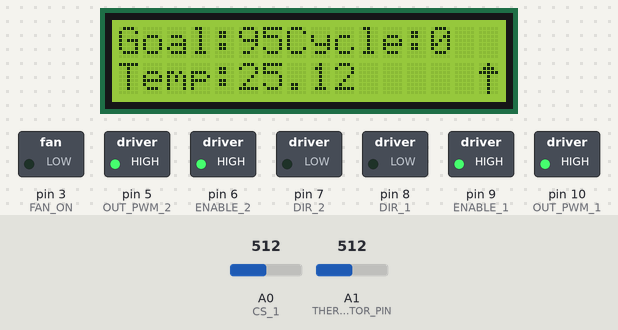
This sketch was run on a simulated Arduino Uno, built with avr-gcc and run on an emulated ATmega328P. On the bench: 16×2 character LCD, switched loads named in the sketch (green lamp = pin HIGH). The inputs (shaded band) are chosen by the test bench; at power-on: A1 (THERMISTOR_PIN) = 512, A0 (CS_1) = 512. What the sketch prints to the serial monitor is not drawn.

Above: at 1.2 s.
1.3 s: A1 (THERMISTOR_PIN) set to 1023
At 2.5 s:
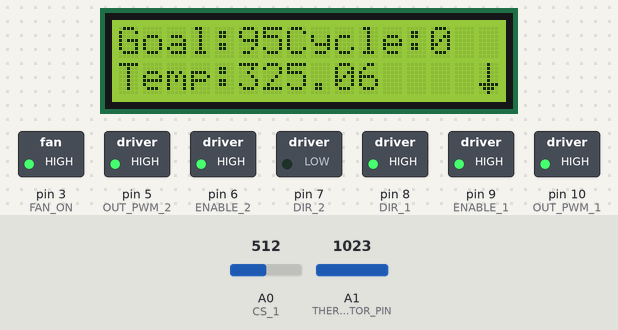
2.8 s: A1 (THERMISTOR_PIN) set to 970
At 3.5 s:
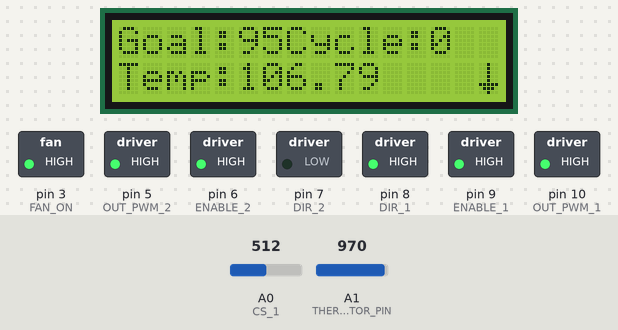
4.3 s: A1 (THERMISTOR_PIN) set to 954
At 4.8 s:
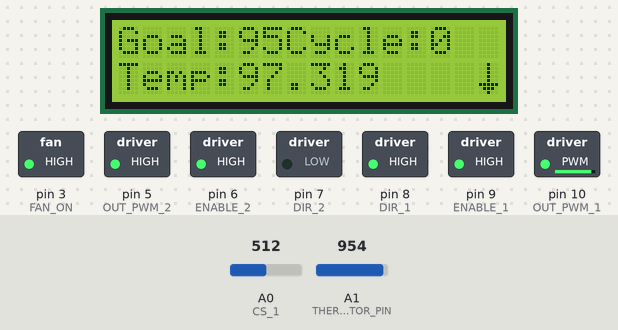
5.8 s: A1 (THERMISTOR_PIN) set to 900
At 7.1 s:
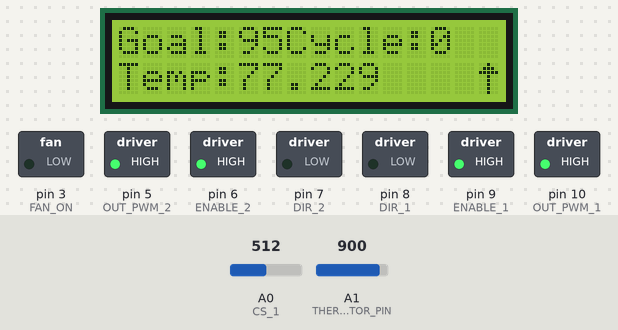
Timing chart, 0 to 32.8 s (numbered marks = the images above; inputs shaded):
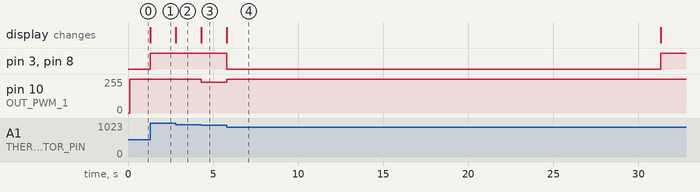

Measured:
- after the input at 1.3 s, pin 3 (FAN_ON), pin 8 (DIR_1): LOW → HIGH at once; the display: changes at once (image 1)
- after the input at 2.8 s, the display: changes at once (image 2)
- after the input at 4.3 s, pin 10 (OUT_PWM_1): 255/255 → 230/255 at once; the display: changes at once (image 3)
- after the input at 5.8 s, pin 3 (FAN_ON), pin 8 (DIR_1): HIGH → LOW at once, → HIGH 25.5 s later; pin 10 (OUT_PWM_1): 230/255 → 255/255 after 0.01 s instead of 25.5 s; the display: changes at once (image 4)

The sketch:

PCRwithLCD.ino
```cpp
/******
Author:      Noah Meurs
Start Date:  11/08/14
Project:     PCR Thermocycler Controller
Club:        Engineering World Health

Last Updated: 07/20/16
*******/


/****************************************BEGIN LIBRARIES*************************************************/

#include <Wire.h>
#include <LCD.h>
#include <LiquidCrystal_I2C.h>
#include <PID.h> //stores PID libraries and functions
#include "PCR_Thermocycler.h" //Our Header File

/****************************************END LIBRARIES**************************************************/

/*****************************************BEGIN DEFINE STATEMENTS*************************************/

/*******PIN ASSIGNMENT FOR PCB*******/

#define THERMISTOR_PIN A1   //Thermistor Pin on Arduino code

#define THERMISTOR_PIN_2 A2 //Not in use currently

#define OUT_PWM_1 10  //pwm for motor driver 1
#define ENABLE_1 9    //turn on motor 1
#define DIR_1 8       //set heat or cool for motor 1
#define CS_1 A0       //Current sense for motor 1

#define OUT_PWM_2 5   //pwm for motor driver 2
#define ENABLE_2 6    //turn on motor 2
#define DIR_2 7       //set heat or cool for motor 2
#define CS_2 A1       //Current sense for motor 2

#define EN_PIN  4
#define RW_PIN  5
#define RS_PIN  6
#define D4_PIN  0
#define D5_PIN  1
#define D6_PIN  2
#define D7_PIN  3

/*********LED ASSIGNMENT VALUES**********/
#define  LED_OFF  0
#define  LED_ON  1

/*********TEMPERATURES FOR EACH STEP********/

#define TEMPERATURE_STEP_1 95 //first step at 95C of 30 seconds
#define TEMPERATURE_STEP_2 50 //second step at 50C of 30 seconds
#define TEMPERATURE_STEP_3 72 //third step at 72C of 1 minute and hold for 10 minutes at end
#define TEMPERATURE_STEP_4 4  //final temperature at 4C to hold


/*********TIME DELAYS FOR EACH TEMPERATURE***********/

#define DELAY_FOR_TEMPERATURE_1 30000 //length of time at temperature 1 (30 seconds)
#define DELAY_FOR_TEMPERATURE_2 30000 //length of time at temperature 2 (30 seconds)
#define DELAY_FOR_TEMPERATURE_3 60000 //length of time at temperature 3 (60 seconds)
#define DELAY_FOR_TEMPERATURE_4 1000  //length of time at temperature 4 (placeholder only, holds indefinitely)

#define THERMISTOR_A 1.14307881
#define THERMISTOR_B 2.31852171
#define THERMISTOR_C 0.9649561035

/*********PID VALUES***********/

#define P95 100  //13
#define I95 0  //.1
#define D95 10  //0
#define A95 1500   //1500
#define P50 100  //10
#define I50 0  //.01
#define D50 10  //0
#define A50 11000   //11000
#define P72 100  //13
#define I72 0  //.1
#define D72 10  //0
#define A72 1000  //1000


#define TEMPERATURE_TOLERANCE 2

#define NUMBER_OF_CYCLES 105          // One cycle per temperature, so 3*number of cycles

#define DELAY_BETWEEN_READINGS 1000   //Delay between readings in milliseconds

#define I2C_ADDR    0x38              // Define I2C Address for LCD

#define BACKLIGHT_PIN  7

#define FAN_ON 3

#define MOTOR_DRIVER_RESISTANCE 0.16  //The internal current sense resistor for the Pololu motor driver is 0.16 Ohm

#define ONBOARD_RESISTANCE 9950       //Value of the onboard resistor

#define MAX_OUTPUT_VOLTAGE 255


/***********************************END DEFINE STATEMENTS********************************/


// initialize the library with the numbers of the interface pins
LiquidCrystal_I2C  lcd(I2C_ADDR, EN_PIN, RW_PIN, RS_PIN, D4_PIN, D5_PIN, D6_PIN, D7_PIN);


/********PID ALGORITHM*********/

//NM: First array cell is the temp setpoint
PID_params par = {80, 0, 0, 0, 0, 0, 12.5, 0.1, 0, 1200};


/****
  struct PID_params {par->integral =
  double set; par->set
  double input;
  double output;
  double accumulated;
  double previous;
  double error;

  double proportional; (6)
  double integral;
  double derivative;

  double accLimit;
  *****/


//enables PID functions
PID pid = PID( & par);


/******NOTE: Commented Values Indicate What Gillie and Noah have calibrated so far********/


/**
 * Calls on PID Controller to Regulate current to thermocycler heating system.
 * @param   int tempGoal    Final temperature for the heating system to reach.
 * @param   int isHolding     Flag indicates whether temperature is currently holding
 */
void changeCurrent(int tempGoal, int isHolding) {
  double temp = Thermistor(analogRead(THERMISTOR_PIN));
  double ThermistorReading = analogRead(THERMISTOR_PIN);

  //Displays temperature on LCD
  showTemp(temp);

  //Inputs temp as current reading for PID
  pid.setInput(temp);

  //Calls PID Calculation
  pid.process(millis());

  //Records output of PID to set output voltage (1-5V on a scale of 0-255)
  long v_out = pid.getOutput();

  chooseHeatOrCool(v_out);

//Maxes output voltage at 255
  v_out = min(abs(v_out), MAX_OUTPUT_VOLTAGE);

//Sets output of Arduino to PID output
  analogWrite(OUT_PWM_1, v_out);

//Read the current sense data from motor 1
  double current_1_vsense = (5.0 / 1024.0) * analogRead(CS_1);


//Converts current_1_vsense to actual voltage value.
  double current_1 = current_1_vsense / MOTOR_DRIVER_RESISTANCE;


  printValues(temp, v_out, tempGoal, isHolding);
}


/**
 * Determines whether to heat or cool solution based on output voltage.
 * If
 * @param   long  v_out           The output voltage
 */
void chooseHeatOrCool(long v_out) {
  if (v_out < 0)
    cool();
  else
    heat();
}

/**
 * Attempts to reach desired temperature
 * @param   int     tempGoal    Final temperature to reach
 * @param   long  delayHold    Length of time to remain at final temperature
 */
void reachTemp(int tempGoal, long delayHold) {
  boolean isHeating;
  int currentTemp;

  pid.setSetPoint(tempGoal); //sets the final temperature goal for the PID

  currentTemp = Thermistor(analogRead(THERMISTOR_PIN)); //reads temperature

  isHeating = currentTemp < tempGoal; //isHeating is a 0 if cooling, 1 if heating

  while ((currentTemp < tempGoal - TEMPERATURE_TOLERANCE && isHeating == true) || (currentTemp > tempGoal + TEMPERATURE_TOLERANCE && isHeating == false)) {
    changeCurrent(tempGoal, 0); //Changes PWM current delivery based on PID
    currentTemp = Thermistor(analogRead(THERMISTOR_PIN));

    //Clears PID on the first time heating up
    static boolean isFirstHeating = true;

    if (isFirstHeating == true && tempGoal - currentTemp < 23) {
      pid.clearPID();
      isFirstHeating = 0;
    }

  }

  unsigned long desiredTime = millis() + delayHold;

//keep temperature at temp goal until delay is reached
  while (millis() < desiredTime) {
    changeCurrent(tempGoal, 1);
  }
  //Temperature Reached
}

/**
 * Converts Thermistor values to temperature reading
 * @param double RawADC Raw ADC value from thermistor
 */
float Thermistor(double RawADC) {
//Temp on 5/21/16 from Thermistor Datasheet plugged in to thermistor website linked on drive
  double A = THERMISTOR_A * pow(10, -3);
  double B = THERMISTOR_B * pow(10, -4);
  double C =  THERMISTOR_C * pow(10, -7);

  double voltage = convertADCToVoltage(RawADC);
  long double logResist = log(voltage * ONBOARD_RESISTANCE / (5 - voltage));
  double Temp = 1 / (A + B * logResist + C * pow(logResist, 3)) - 273.15;
  return Temp;
}

/**
 * Converts Raw ADC value to thermistor voltage
 * @param   double    RawADC                   The Raw ADC value
 * @return   double    thermistorVoltage    The voltage across the thermistor
 */
double convertADCToVoltage(double RawADC) {
  double resistorVoltage = RawADC * 5.0 / 1024.0; //Voltage Across Resistor
  double thermistorVoltage = 5 - resistorVoltage; //Voltage Across Thermistor

  return thermistorVoltage;
}


/**
 * Heats the thermocycler
 */
void heat() {
  digitalWrite(DIR_1, LOW);
  digitalWrite(FAN_ON, LOW);
  lcd.setCursor (15, 1); //sets cursor to top right corner
  lcd.write (byte(0)); //prints up arrow
}
/**
 * Cools the thermocycler
 */
void cool() {
  digitalWrite (DIR_1, HIGH);
  digitalWrite(FAN_ON, HIGH);
  lcd.setCursor (15, 1); //sets cursor to top right corner
  lcd.write (byte(1)); //prints down arrow
}

void setPIDValues(double P, double I, double D, double A) {
  pid.setProportional(P);
  pid.setIntegral(I);
  pid.setDerivative(D);
  pid.setAccLimit(A);
}

/**
 * Runs the three-step PCR process for an inputted number of cycles
 * @param     cycleNum    The total number of cycles.
 */
void runCycles() {
  static int cycleNum = 0;

  //Displays the current cycle being run.
  showCycle(cycleNum);

  if (cycleNum < NUMBER_OF_CYCLES) {

    //STEP 1
    setPIDValues(P95, I95, D95, A95);

    showGoal(TEMPERATURE_STEP_1);//On LCD

    reachTemp(TEMPERATURE_STEP_1, DELAY_FOR_TEMPERATURE_1);

    cycleNum++;

    showCycle(cycleNum); //for debugging purposes

    pid.clearPID();  //clear out accumulated error, error, input and previous


    //STEP 2
    setPIDValues(P50, I50, D50, A50);

    showGoal(TEMPERATURE_STEP_2);//On LCD

    reachTemp(TEMPERATURE_STEP_2, DELAY_FOR_TEMPERATURE_2);

    cycleNum++;

    showCycle(cycleNum);

    pid.clearPID();

    //STEP 3
    setPIDValues(P72, I72, D72, A72);

    showGoal(TEMPERATURE_STEP_3);//On LCD

    reachTemp(TEMPERATURE_STEP_3, DELAY_FOR_TEMPERATURE_3);

    cycleNum++;

    showCycle(cycleNum);

    pid.clearPID();
  }

  //HOLDING TEMPERATURE STAGE
  if (cycleNum == NUMBER_OF_CYCLES) {
    showGoal(TEMPERATURE_STEP_4);//On LCD

    reachTemp(TEMPERATURE_STEP_4, DELAY_FOR_TEMPERATURE_4);
  }
}


/**
 * Initializes the pins of the board.
 */
void initializePins() {
  pinMode(ENABLE_2, OUTPUT);
  pinMode(OUT_PWM_2, OUTPUT);
  pinMode(DIR_2, OUTPUT);

  digitalWrite(ENABLE_2, HIGH); //Turn on heated lid
  digitalWrite(OUT_PWM_2, HIGH); //Max power to heated lid
  digitalWrite(DIR_2, LOW); //Heated lid powered forward (probably doesn't matter)

  pinMode(ENABLE_1, OUTPUT);
  pinMode(OUT_PWM_1, OUTPUT);
  pinMode(DIR_1, OUTPUT);

  digitalWrite(ENABLE_1, HIGH); //Turn on Peltier heater

  pinMode(FAN_ON, OUTPUT);
}

/**
 * Prints values from device to either the Serial Monitor or the PLX-DAQ
 * @param temp            current temperature
 * @param v_out           current output voltage
 * @param tempGoal     desired final temperature
 * @param isHolding     boolean for holding stage.
 */
void printValues(double temp, long v_out, int tempGoal, int isHolding) {
  static unsigned long long lastprint = 0; //Only initializes the first time; keeps track of time

  const static boolean canPrintToPLXDAQ = false; //0 for readable printing, 1 for PLX-DAQ

  if ((millis() - lastprint) > DELAY_BETWEEN_READINGS) {
    lastprint = millis();
    if (canPrintToPLXDAQ == false)
      printToSerial(temp, v_out);
    else if (canPrintToPLXDAQ == true)
      printToPLXDAQ(temp, v_out, pid.getOutput(), tempGoal, isHolding, par.proportional);
  }
}

/**
 * Initializes pins on PCB and print data
 */
void setup() {
  initializeSerial();
  initializeLCD();
  initializePins();
}

/**
 * Runs PCR system using PID controller.
 */
void loop() {
  runCycles();
}
```

LCD.ino
```cpp
#include "PCR_Thermocycler.h"

/**
 * Byte code associated with the up arrow for the LCD.
 */
byte upArrow [8] = {
  B00100,
  B01110,
  B11111,
  B00100,
  B00100,
  B00100,
  B00100,
  B00100
};

/**
 * Byte code associated with the down arrow for the LCD.
 */
byte downArrow [8] = {
  B00100,
  B00100,
  B00100,
  B00100,
  B00100,
  B11111,
  B01110,
  B00100
};

/**
 * Starts the LCD and displays quanities that are being monitored
 * by the device (current temperature, current cycle number, and final temperature)
 */
void initializeLCD()
{
   //initializes LCD screen with 16 columns and 2 rows
   lcd.begin(16,2);
   lcd.setBacklightPin(BACKLIGHT_PIN,POSITIVE);
   lcd.setBacklight(LED_ON);
   lcd.createChar(0,upArrow); //saves upArrow character as 0
   lcd.createChar(1,downArrow); //saves downArrow character as 1

   lcd.clear();
   lcd.setCursor(0,0);
   lcd.print("Goal:");
   lcd.setCursor(7,0);
   lcd.print("Cycle:");
   lcd.setCursor(0,1);
   lcd.print("Temp:");

}

/**
 * Displays the current temperature of the thermocycler.
 * @param   double temperature   the temperature of the thermocycler.
 */
void showTemp(double temperature){
  lcd.setCursor(5,1);
  lcd.print (temperature);
}

/**
 * Displays the current cycle being run on the thermocycler
 * @param   int cyclenum      The current cycle number
 */
void showCycle(int cyclenum){
  lcd.setCursor(13,0);
  lcd.print(cyclenum);
}

/**
 * Displays the temperature that the thermocycler is attempting to reach.
 * @param  int tempgoal    The final temperature being reached by the thermocycler.
 */
void showGoal(int tempgoal){
 lcd.setCursor(5,0);
 lcd.print(tempgoal);
}
```

Output.ino
```cpp
/**
 * Prints information for the PLX-DAQ in the serial monitor of the Arduino IDE
 * @param  double       temperature        current temperature of the device
 * @param  int          currentSpeed       speed at which the device is operating at.
 * @param  int          pid                value of PID output from algorithm
 * @param  int          tempgoal           final temperature that the device will attempt to reach
 * @param  int          holding            flag that indicates whether temperature is holding or changing
 * @param  double       proportional       proportional value used for the PID controller
 */
void printToPLXDAQ(double temperature, int currentSpeed, int pid, int tempgoal, int holding, double proportional) {
    static long startTime = millis();
    Serial.print("DATA,TIME,");
    Serial.print(temperature); Serial.print(",");
    Serial.print(currentSpeed); Serial.print(",");
    Serial.print(pid); Serial.print(",");
    Serial.print(tempgoal); Serial.print(",");
    Serial.print(holding); Serial.print(",");
    Serial.println(proportional);
}

/**
* Prints temperature and voltage values to the serial monitor
* @param     double    temp    the temperature
* @param     long        v_out   the output voltage
*/
void printToSerial(double temp, long v_out)
{
    double printVars[] = {temp, (double)v_out, pid.getOutput()};
    int numEls = sizeof(printVars) / sizeof(*printVars);
    for (int i = 1; i <= numEls; i++)
        Serial.print(printVars[i]); Serial.print("       ");
}

/**
 * Initalizes the serial monitor on the Arduino IDE
 */
void initializeSerial() {
    Serial.begin (9600);
}
```

PCR_Thermocycler.h
```cpp
#include <LiquidCrystal.h>

/****Defines PCR_THERMOCYCLER_H if it has not already been defined elsewhere*****/
#ifndef PCR_THERMOCYCLER_H
#define PCR_THERMOCYCLER_H


void showTemp();
void advancedPrint();
void initializeSerial();
void initializeLCD();
void heat();
void cool();
void showCycle();
void showGoal();

#endif // PCR_THERMOCYCLER_H
```
